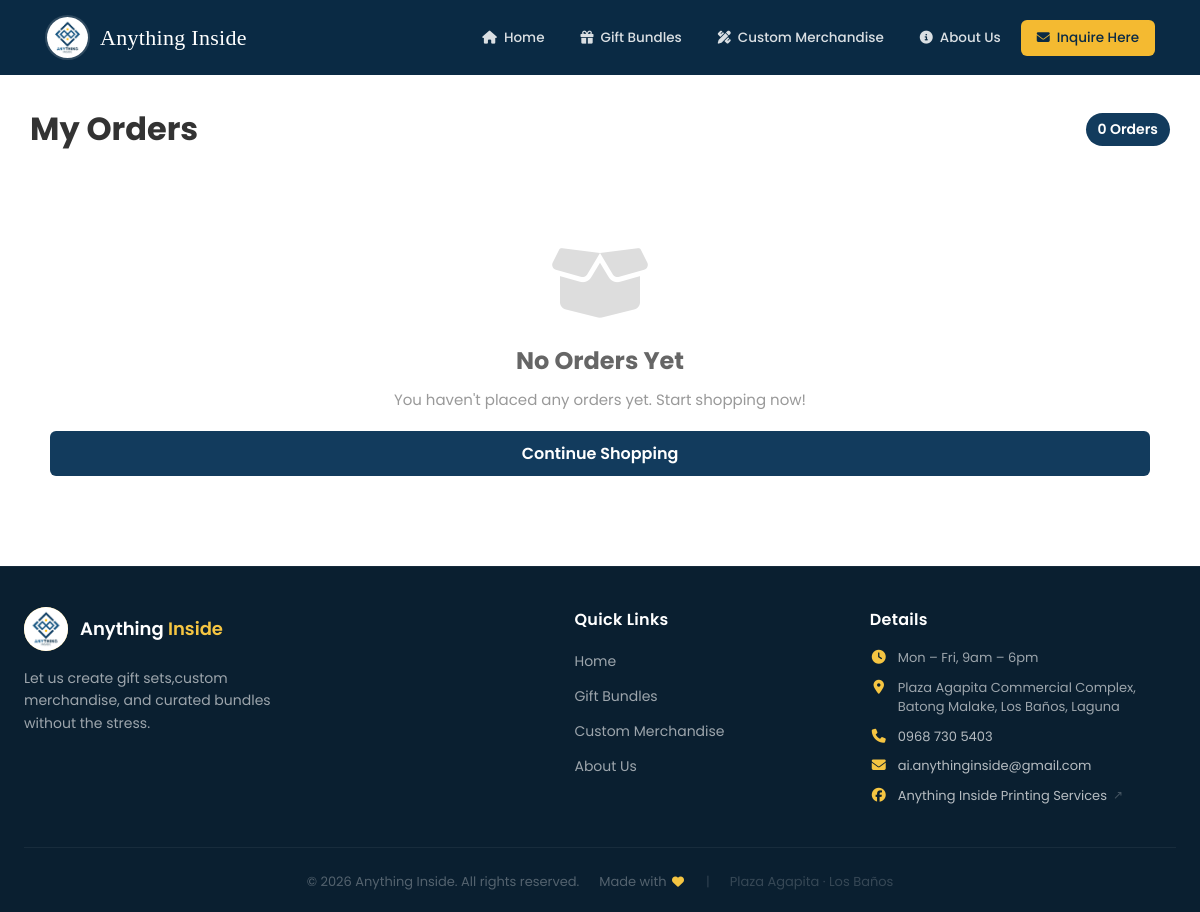
/Orders.php?email=castillojaymichaeltk5@gmail.com, run on an earlier commit of the app's database.
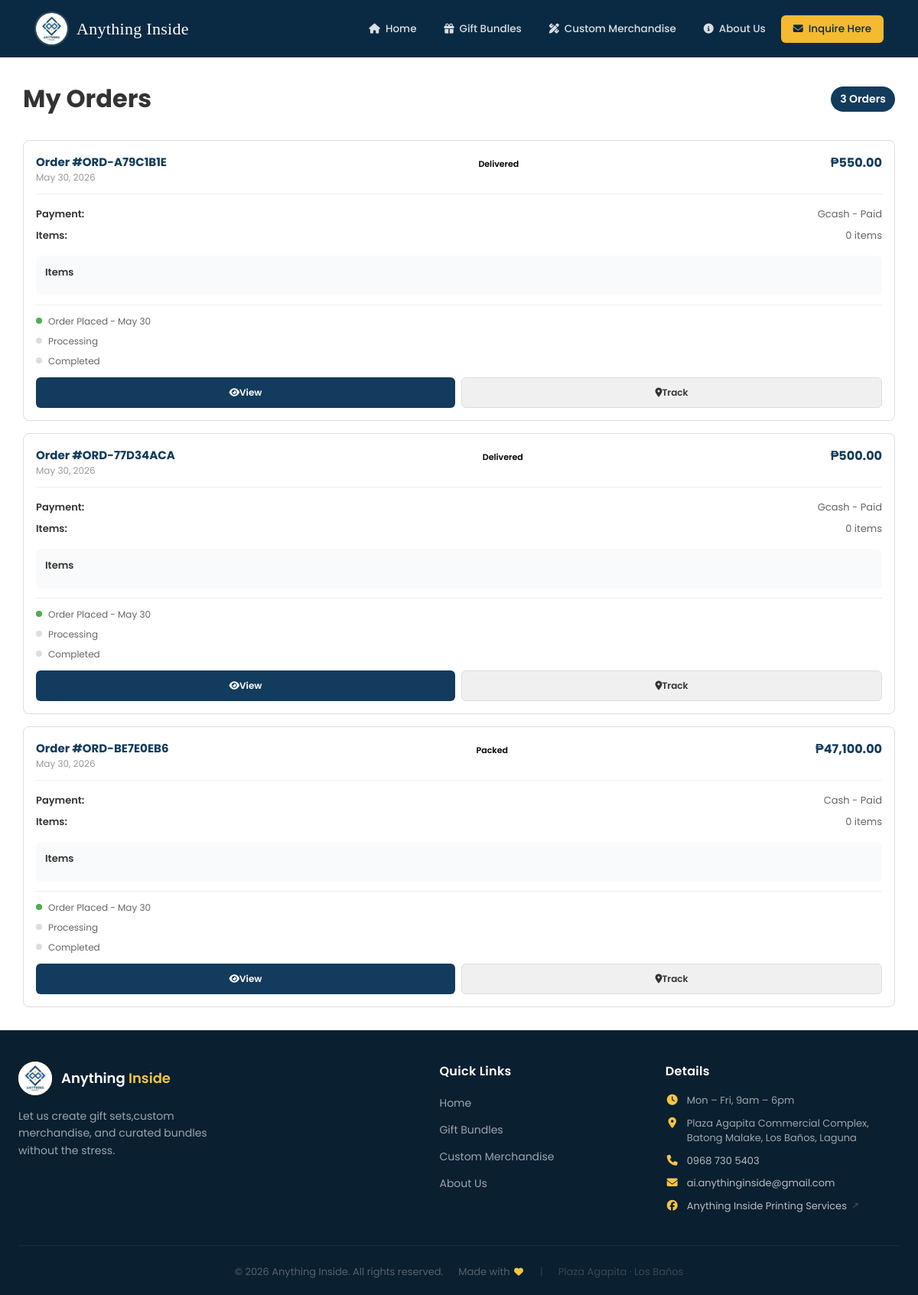
And on a later commit of the database.
### tables this page shows
CREATE TABLE `orders` (
  `id` int(11) NOT NULL,
  `order_number` varchar(50) NOT NULL,
  `quote_number` varchar(50) NOT NULL,
  `customer_name` varchar(255) NOT NULL,
  `customer_email` varchar(255) NOT NULL,
  `customer_phone` varchar(20) NOT NULL,
  `receiver_name` varchar(255) DEFAULT NULL,
  `total_amount` decimal(10,2) NOT NULL,
  `payment_method` enum('cash','gcash','card') NOT NULL,
  `payment_reference` varchar(100) DEFAULT NULL,
  `payment_proof` text DEFAULT NULL,
  `payment_status` enum('pending','paid','failed') DEFAULT 'pending',
  `order_status` enum('pending','paid','processing','packed','shipped','delivered','cancelled') DEFAULT 'pending',
  `created_at` timestamp NOT NULL DEFAULT current_timestamp(),
  `updated_at` timestamp NOT NULL DEFAULT current_timestamp() ON UPDATE current_timestamp()
);

### orders.php (the view, shortened to what this page needs)
<?php
$pdo = getDBConnection();
$customerEmail = isset($_SESSION['customer_email']) ? $_SESSION['customer_email'] : null;
if (isset($_GET['email'])) {
    $customerEmail = $_GET['email'];
}
try {
    $stmt = $pdo->prepare("
        SELECT * FROM orders
        WHERE LOWER(customer_email) = LOWER(?)
        ORDER BY created_at DESC
    ");
    $stmt->execute([$customerEmail]);
    $orders = $stmt->fetchAll();
} catch (Exception $e) {
    $orders = [];
    $error = "Error fetching orders: " . $e->getMessage();
}
include 'includes/header.php';
?>
<link rel="stylesheet" href="assets/css/customer-site/orders.css">
<main>
    <div class="orders-container">
        <div class="orders-header">
            <h1>My Orders</h1>
            <div class="order-count"><?= count($orders) ?> Order<?= count($orders) !== 1 ? 's' : '' ?></div>
        </div>
        <?php if (empty($orders)): ?>
            <div class="no-orders">
                <i class="fas fa-box-open"></i>
                <h2>No Orders Yet</h2>
                <p>You haven't placed any orders yet. Start shopping now!</p>
                <a href="shop.php">
                    <i class="fas fa-shopping-bags"></i> Continue Shopping
                </a>
            </div>
        <?php else: ?>
            <div class="orders-list">
                <?php foreach ($orders as $order): ?>
                    <?php
                    $itemsStmt = $pdo->prepare("
                        SELECT * FROM order_items
                        WHERE order_id = ?
                    ");
                    $itemsStmt->execute([$order['id']]);
                    $items = $itemsStmt->fetchAll();
                    $statusClass = 'status-' . $order['order_status'];
                    ?>
                    <div class="order-card">
                        <div class="order-header">
                            <div>
                                <div class="order-number">Order #<?= htmlspecialchars($order['order_number']) ?></div>
                                <div class="order-date"><?= date('M d, Y', strtotime($order['created_at'])) ?></div>
                            </div>
                            <div class="order-status-badge <?= $statusClass ?>">
                                <?= ucfirst($order['order_status']) ?>
                            </div>
                            <div class="order-total">₱<?= number_format($order['total_amount'], 2) ?></div>
                        </div>
                        <div class="order-details">
                            <div class="order-details-row">
                                <span class="order-details-label">Payment:</span>
                                <span><?= ucfirst($order['payment_method']) ?> - <?= ucfirst($order['payment_status']) ?></span>
                            </div>
                            <div class="order-details-row">
                                <span class="order-details-label">Items:</span>
                                <span><?= count($items) ?> item<?= count($items) !== 1 ? 's' : '' ?></span>
                            </div>
                        </div>
                        <div class="order-items">
                            <h4>Items</h4>
                        </div>
                        <div class="order-timeline">
                            <div class="timeline-item">
                                <div class="timeline-indicator active"></div>
                                <div class="timeline-text">Order Placed - <?= date('M d', strtotime($order['created_at'])) ?></div>
                            </div>
                            <div class="timeline-item">
                                <div class="timeline-indicator <?= in_array($order['order_status'], ['processing', 'completed']) ? 'active' : '' ?>"></div>
                                <div class="timeline-text">Processing</div>
                            </div>
                            <div class="timeline-item">
                                <div class="timeline-indicator <?= $order['order_status'] === 'completed' ? 'active' : '' ?>"></div>
                                <div class="timeline-text">Completed</div>
                            </div>
                        </div>
                        <div class="order-actions">
                            <button class="btn-view" onclick="viewOrderDetails(<?= $order['id'] ?>)">
                                <i class="fas fa-eye"></i> View
                            </button>
                            <button class="btn-track">
                                <i class="fas fa-map-marker-alt"></i> Track
                            </button>
                        </div>
                    </div>
                <?php endforeach; ?>
            </div>
        <?php endif; ?>
    </div>
</main>
<?php include 'includes/footer.php'; ?>

### includes/header.php (shortened to what this page needs)
<?php
if (!isset($baseDir)) {
    $baseDir = '';
}
$currentPage = basename($_SERVER['PHP_SELF']);
?>
<!DOCTYPE html>
<html lang="en">
<head>
    <link rel="stylesheet" href="https://cdnjs.cloudflare.com/ajax/libs/font-awesome/6.5.0/css/all.min.css">
    <link rel="stylesheet" href="<?php echo $baseDir; ?>assets/css/customer-site/style.css">
    <link rel="stylesheet" href="<?php echo $baseDir; ?>assets/css/customer-site/notifications.css">
</head>
<body>
<header>
    <div class="top-header">
        <div class="brand">
            <img src="<?php echo $baseDir; ?>assets/images/AI_Logo.jpg" alt="Anything Inside" class="logo-header">
            <span class="brand-name">Anything Inside</span>
        </div>
        <div class="nav-container">
            <div class="nav-links" id="mobile_menu">
                <a href="<?php echo $baseDir; ?>index.php" class="header-btn <?php echo $currentPage == 'index.php' ? 'active' : ''; ?>">
                    <i class="fas fa-home"></i> Home
                </a>
                <a href="<?php echo $baseDir; ?>Bundles.php" class="header-btn <?php echo $currentPage == 'Bundles.php' ? 'active' : ''; ?>">
                    <i class="fas fa-gift"></i> Gift Bundles
                </a>
                <a href="<?php echo $baseDir; ?>product.php" class="header-btn <?php echo $currentPage == 'product.php' ? 'active' : ''; ?>">
                    <i class="fas fa-pencil-ruler"></i> Custom Merchandise
                </a>
                <a href="<?php echo $baseDir; ?>AboutUs.php" class="header-btn <?php echo $currentPage == 'AboutUs.php' ? 'active' : ''; ?>">
                    <i class="fas fa-info-circle"></i> About Us
                </a>
                <a id="inquire-btn-a" href="https://docs.google.com/forms/d/e/1FAIpQLSdBK8Cvyfb8qpRG1aCjTbtV9dILsi4U3xxe6lBrlSVxKggumg/viewform" target="_blank" rel="noopener noreferrer" class="header-btn">
                    <i class="fas fa-envelope"></i> Inquire Here
                </a>
            </div>
        </div>
    </div>
</header>

### includes/footer.php (shortened to what this page needs)
</head>
<body>
  <footer class="ai-footer">
    <div class="ai-footer__inner">
      <div class="ai-footer__grid">
        <div class="ai-footer__brand">
          <div class="ai-footer__brand-header">
            <div class="ai-footer__logo-wrapper">
              <img src="<?php echo $baseDir; ?>assets/images/AI_Logo.jpg" alt="Anything Inside Logo">
            </div>
            <h3 class="ai-footer__brand-title">
              Anything <span>Inside</span>
            </h3>
          </div>
          <p class="ai-footer__desc">
            Let us create gift sets,custom merchandise, and curated bundles
  without the stress.
          </p>
        </div>
        <div class="ai-footer__col">
          <h5>Quick Links</h5>
          <ul class="ai-footer__list">
            <li><a href="<?php echo $baseDir; ?>index.php">Home</a></li>
            <li><a href="<?php echo $baseDir; ?>Bundles.php">Gift Bundles</a></li>
            <li><a href="<?php echo $baseDir; ?>product.php">Custom Merchandise</a></li>
            <li><a href="<?php echo $baseDir; ?>AboutUs.php">About Us</a></li>
          </ul>
        </div>
        <div class="ai-footer__col">
          <h5>Details</h5>
          <div class="ai-footer__contact-details">
            <div class="ai-footer__contact-item">
              <i class="fas fa-clock"></i>
              <span>Mon – Fri, 9am – 6pm</span>
            </div>
            <div class="ai-footer__contact-item">
              <i class="fas fa-location-dot"></i>
              <span>Plaza Agapita Commercial Complex, Batong Malake, Los Baños, Laguna</span>
            </div>
            <div class="ai-footer__contact-item">
              <i class="fas fa-phone"></i>
              <a href="tel:09687305403">0968 730 5403</a>
            </div>
            <div class="ai-footer__contact-item">
              <i class="fas fa-envelope"></i>
              <a href="mailto:ai.anythinginside@gmail.com">ai.anythinginside@gmail.com</a>
            </div>
            <div class="ai-footer__contact-item">
              <i class="fab fa-facebook"></i>
              <span class="fb-link">
                <a href="https://www.facebook.com/profile.php?id=61572947390035" target="_blank" rel="noopener">
                  Anything Inside Printing Services
                </a>
                <span style="opacity:0.4; font-size:12px; margin-left:2px;">&#8599;</span>
              </span>
            </div>
          </div>
        </div>
      </div>
      <div class="ai-footer__bottom">
        <span>&copy; <?php echo date('Y'); ?> Anything Inside. All rights reserved.</span>
        <span>Made with <i class="fas fa-heart heart"></i></span>
        <span style="opacity:0.5;">|</span>
        <span style="opacity:0.6;">Plaza Agapita · Los Baños</span>
      </div>
    </div>
  </footer>
</body>
</html>

### assets/css/customer-site/style.css (style rules this page uses)
* { margin: 0; padding: 0; box-sizing: border-box; font-family: "Poppins", sans-serif; }
:root { --font-Inter: "Poppins", sans-serif; --font-inter: "Poppins", sans-serif; --font-Playfair: "Glacial Indifference", sans-serif; --font-heading: "Glacial Indifference", sans-serif; --font-body: "Poppins", sans-serif; }
header { background-color: #0d5b9b; color: #ffffff; }
.top-header { display: flex; align-items: center; justify-content: space-between; padding: 15px 25px; border-bottom: solid #ffffff 1px; }
.nav-container { display: flex; align-items: center; position: relative; }
.brand { display: flex; align-items: center; gap: 10px; }
.btn-view { background: #007bff; color: white; }

### assets/css/customer-site/orders.css (style rules this page uses)
@media (min-width: 769px) { .orders-container { padding: clamp(20px, 4vw, 40px); } }
@media (min-width: 769px) { .order-header { flex-direction: row; align-items: center; } }
@media (min-width: 769px) { .order-status-badge { margin-left: auto; } }
@media (min-width: 769px) { .order-total { margin-left: auto; } }
@media (min-width: 769px) { .order-actions { flex-direction: row; } }
@media (min-width: 769px) { .btn-view, .btn-track, .btn-cancel { flex: 1; } }

### includes/header.php (style rules this page uses)
* { margin: 0; padding: 0; box-sizing: border-box; }
header { background: #0a2a44; position: sticky; top: 0; z-index: 1000; padding: 0 20px; }
.top-header { display: flex !important; flex-direction: row !important; justify-content: space-between !important; align-items: center !important; height: 75px; width: 100%; border-bottom: none; flex-wrap: nowrap !important; }
.brand { display: flex; align-items: center; gap: 10px; flex-shrink: 0; }
.logo-header { width: 45px; height: 45px; border-radius: 50%; object-fit: cover; border: 2px solid rgba(255,255,255,0.15); }
.brand-name { color: #ffffff; font-size: clamp(18px, 2vw, 22px); font-weight: 400; font-family: "TNRM", "Georgia", serif; letter-spacing: 0.3px; }
.nav-container { display: flex; align-items: center; justify-content: flex-end; gap: 6px; flex-shrink: 0; margin-left: auto; }
.header-btn { font-family: "Poppins", sans-serif; font-weight: 500; font-size: 13.5px; padding: 8px 16px; border-radius: 6px; text-decoration: none; display: inline-flex; align-items: center; gap: 7px; white-space: nowrap; color: rgba(255,255,255,0.85); background: transparent; transition: background 0.15s ease, color 0.15s ease; }
.header-btn i { font-size: 13px; }
.nav-links { display: flex; align-items: center; gap: 4px; }
#inquire-btn-a { background-color: #f4ba31; color: #0a2a44; }

What changed in the data, as far as the page shows it:
added orders: order_number "ORD-A79C1B1E", created_at "May 30, 2026", order_status "Delivered", total_amount "550.00", payment_method "Gcash", payment_status "Paid", count($items) "0", created_at "May 30"
added orders: order_number "ORD-77D34ACA", created_at "May 30, 2026", order_status "Delivered", total_amount "500.00", payment_method "Gcash", payment_status "Paid", count($items) "0", created_at "May 30"
added orders: order_number "ORD-BE7E0EB6", created_at "May 30, 2026", order_status "Packed", total_amount "47,100.00", payment_method "Cash", payment_status "Paid", count($items) "0", created_at "May 30"
Also different on the page:
count($orders): "0" → "3"
text no longer shown: "No Orders Yet You haven't placed any orders yet. Start shopping now! Continue Shopping"
